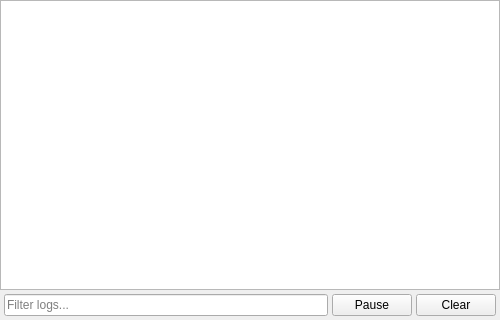
<?xml version="1.0" encoding="UTF-8"?>
<ui version="4.0">
 <class>LogWidget</class>
 <widget class="QWidget" name="LogWidget">
  <property name="geometry">
   <rect>
    <x>0</x>
    <y>0</y>
    <width>500</width>
    <height>320</height>
   </rect>
  </property>
  <layout class="QVBoxLayout" name="verticalLayout">
   <property name="spacing">
    <number>4</number>
   </property>
   <property name="leftMargin">
    <number>0</number>
   </property>
   <property name="topMargin">
    <number>0</number>
   </property>
   <property name="rightMargin">
    <number>0</number>
   </property>
   <property name="bottomMargin">
    <number>0</number>
   </property>

   <item>
    <widget class="QTextEdit" name="logOutput">
     <property name="readOnly">
      <bool>true</bool>
     </property>
    </widget>
   </item>

   <item>
    <layout class="QHBoxLayout" name="bottomBarLayout">
     <property name="leftMargin">
      <number>4</number>
     </property>
     <property name="topMargin">
      <number>0</number>
     </property>
     <property name="rightMargin">
      <number>4</number>
     </property>
     <property name="bottomMargin">
      <number>4</number>
     </property>

     <item>
      <widget class="QLineEdit" name="filterEdit">
       <property name="placeholderText">
        <string>Filter logs...</string>
       </property>
       <property name="clearButtonEnabled">
        <bool>true</bool>
       </property>
      </widget>
     </item>

     <item>
      <widget class="QPushButton" name="pauseButton">
       <property name="text">
        <string>Pause</string>
       </property>
       <property name="checkable">
        <bool>true</bool>
       </property>
      </widget>
     </item>

     <item>
      <widget class="QPushButton" name="clearButton">
       <property name="text">
        <string>Clear</string>
       </property>
      </widget>
     </item>

    </layout>
   </item>

  </layout>
 </widget>
 <resources/>
 <connections/>
</ui>
